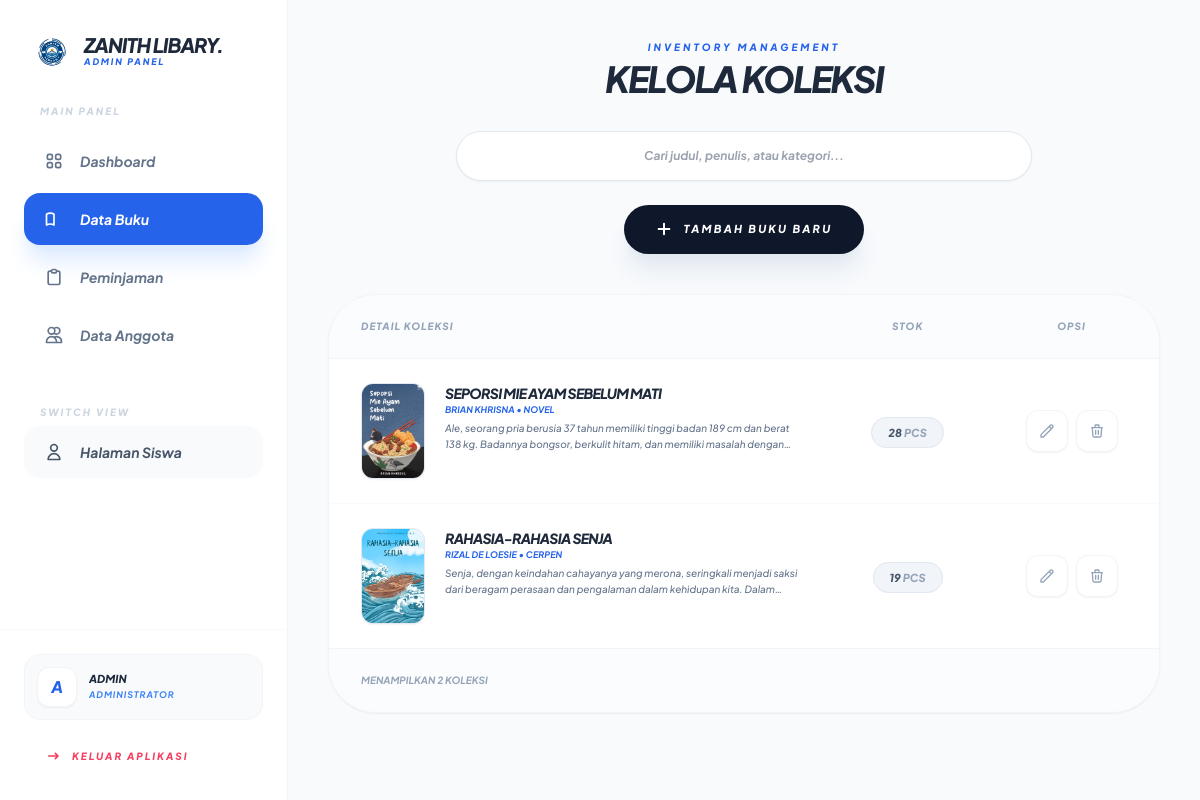
Page /admin/buku.php (signed in) on the committed database.
### tables this page shows
CREATE TABLE `buku` (
  `id_buku` int(11) NOT NULL,
  `judul` varchar(255) NOT NULL,
  `penulis` varchar(100) DEFAULT NULL,
  `kategori` varchar(100) DEFAULT NULL,
  `deskripsi` text DEFAULT NULL,
  `penerbit` varchar(100) DEFAULT NULL,
  `tahun_terbit` year(4) DEFAULT NULL,
  `stok` int(11) DEFAULT 0,
  `gambar` varchar(255) DEFAULT NULL
);

### admin/buku.php (the view, shortened to what this page needs)
<?php
require_once '../config/database.php';
$query_buku = mysqli_query($conn, "SELECT * FROM buku ORDER BY id_buku DESC");
?>
<!DOCTYPE html>
<html lang="id">
<head>
    <script src="https://cdn.tailwindcss.com"></script>
</head>
<body class="flex flex-col md:flex-row min-h-screen relative overflow-x-hidden">
    <?php include 'include/header.php'; ?>
    <main class="flex-1 p-5 md:p-10 w-full transition-all duration-300">
        <div class="mb-10 text-center">
            <p class="text-[10px] font-black text-blue-600 uppercase tracking-[0.3em] italic mb-1">Inventory Management</p>
            <h2 class="text-3xl md:text-4xl font-black text-slate-800 tracking-tighter italic uppercase leading-none mb-8">Kelola Koleksi</h2>
            <div class="flex flex-col items-center gap-6">
                <div class="relative w-full max-w-xl">
                    <input type="text" id="searchInput" onkeyup="liveSearch()" placeholder="Cari judul, penulis, atau kategori..."
                    class="w-full bg-white border border-slate-200 rounded-full px-8 py-4 text-xs font-bold text-slate-800 italic focus:outline-none focus:ring-4 focus:ring-blue-500/10 transition-all shadow-sm text-center">
                </div>
                <button onclick="openModal()" class="bg-slate-900 text-white px-8 py-4 rounded-full text-[11px] font-black uppercase tracking-[0.2em] italic shadow-xl shadow-slate-200 hover:bg-blue-600 transition-all active:scale-95 flex items-center justify-center gap-3">
                    <svg xmlns="http://www.w3.org/2000/svg" class="h-4 w-4" fill="none" viewBox="0 0 24 24" stroke="currentColor"><path stroke-linecap="round" stroke-linejoin="round" stroke-width="3" d="M12 4v16m8-8H4" /></svg>
                    Tambah Buku Baru
                </button>
            </div>
        </div>
        <div class="bg-white border border-slate-100 rounded-[3rem] shadow-sm overflow-hidden max-w-6xl mx-auto">
            <div class="overflow-x-auto">
                <table class="w-full text-center" id="bukuTable">
                    <thead>
                        <tr class="bg-slate-50/50 border-b border-slate-100 uppercase italic">
                            <th class="px-8 py-6 text-[10px] font-black text-slate-400 tracking-widest text-left">Detail Koleksi</th>
                            <th class="px-8 py-6 text-[10px] font-black text-slate-400 tracking-widest">Stok</th>
                            <th class="px-8 py-6 text-[10px] font-black text-slate-400 tracking-widest">Opsi</th>
                        </tr>
                    </thead>
                    <tbody class="divide-y divide-slate-50" id="tableBody">
                        <?php while($row = mysqli_fetch_assoc($query_buku)): ?>
                        <tr class="hover:bg-slate-50/50 transition-all group table-row-item">
                            <td class="px-8 py-6 text-left max-w-md">
                                <div class="flex gap-5">
                                    <div class="w-16 h-24 rounded-xl bg-slate-100 border border-slate-200 overflow-hidden shrink-0 shadow-sm">
                                        <?php if(!empty($row['gambar']) && file_exists("../assets/buku/".$row['gambar'])): ?>
                                            <img src="../assets/buku/<?= $row['gambar']; ?>" class="w-full h-full object-cover">
                                        <?php else: ?>
                                            <div class="w-full h-full flex items-center justify-center text-[8px] font-black text-slate-300 italic text-center">NO COVER</div>
                                        <?php endif; ?>
                                    </div>
                                    <div>
                                        <p class="font-black text-slate-800 text-sm uppercase italic tracking-tighter search-data"><?= $row['judul']; ?></p>
                                        <p class="text-[9px] text-blue-600 font-bold uppercase italic mb-1 search-data"><?= $row['penulis']; ?> • <?= $row['kategori']; ?></p>
                                        <p class="text-[10px] text-slate-500 font-medium italic line-clamp-2 leading-relaxed"><?= $row['deskripsi'] ?: 'Tanpa sinopsis.' ?></p>
                                    </div>
                                </div>
                            </td>
                            <td class="px-8 py-6">
                                <span class="text-[11px] font-black italic text-slate-600 bg-slate-100 px-4 py-2 rounded-full border border-slate-200">
                                    <?= $row['stok']; ?> <span class="text-slate-400 uppercase">Pcs</span>
                                </span>
                            </td>
                            <td class="px-8 py-6">
                                <div class="flex justify-center gap-2">
                                    <button onclick='openModal(<?= json_encode($row); ?>)' class="p-3 bg-white text-slate-400 hover:text-blue-600 rounded-xl transition-all border border-slate-100 shadow-sm">
                                        <svg xmlns="http://www.w3.org/2000/svg" class="h-4 w-4" fill="none" viewBox="0 0 24 24" stroke="currentColor"><path stroke-linecap="round" stroke-linejoin="round" stroke-width="2" d="M15.232 5.232l3.536 3.536m-2.036-5.036a2.5 2.5 0 113.536 3.536L6.5 21.036H3v-3.572L16.732 3.732z" /></svg>
                                    </button>
                                    <a href="?hapus=<?= $row['id_buku']; ?>" onclick="return confirm('Hapus permanen?')" class="p-3 bg-white text-slate-400 hover:text-rose-600 rounded-xl transition-all border border-slate-100 shadow-sm">
                                        <svg xmlns="http://www.w3.org/2000/svg" class="h-4 w-4" fill="none" viewBox="0 0 24 24" stroke="currentColor"><path stroke-linecap="round" stroke-linejoin="round" stroke-width="2" d="M19 7l-.867 12.142A2 2 0 0116.138 21H7.862a2 2 0 01-1.995-1.858L5 7m5 4v6m4-6v6m1-10V4a1 1 0 00-1-1h-4a1 1 0 00-1 1v3M4 7h16" /></svg>
                                    </a>
                                </div>
                            </td>
                        </tr>
                        <?php endwhile; ?>
                    </tbody>
                </table>
            </div>
            <div class="bg-slate-50/50 border-t border-slate-100 px-8 py-6 flex flex-col sm:flex-row items-center justify-between gap-4">
                <p class="text-[10px] font-bold text-slate-400 uppercase italic">Menampilkan <span id="showingCount">0</span> Koleksi</p>
            </div>
        </div>
    </main>
</body>
</html>

### admin/buku.php (style rules this page uses)
body { font-family: 'Plus Jakarta Sans', sans-serif; background-color: #f8fafc; }

### rows in the picture
buku: gambar (picture), judul "SEPORSI MIE AYAM SEBELUM MATI", penulis "BRIAN KHRISNA", kategori "NOVEL", deskripsi "Ale, seorang pria berusia 37 tahun memiliki tinggi badan 189 cm dan berat 138 kg. Badannya bongsor, berkulit hitam, dan memiliki masalah…", stok "28"
buku: gambar (picture), judul "RAHASIA-RAHASIA SENJA", penulis "RIZAL DE LOESIE", kategori "CERPEN", deskripsi "Senja, dengan keindahan cahayanya yang merona, seringkali menjadi saksi dari beragam perasaan dan pengalaman dalam kehidupan kita.…", stok "19"

### other values in the picture
$initial "A"
$display_name "ADMIN"
